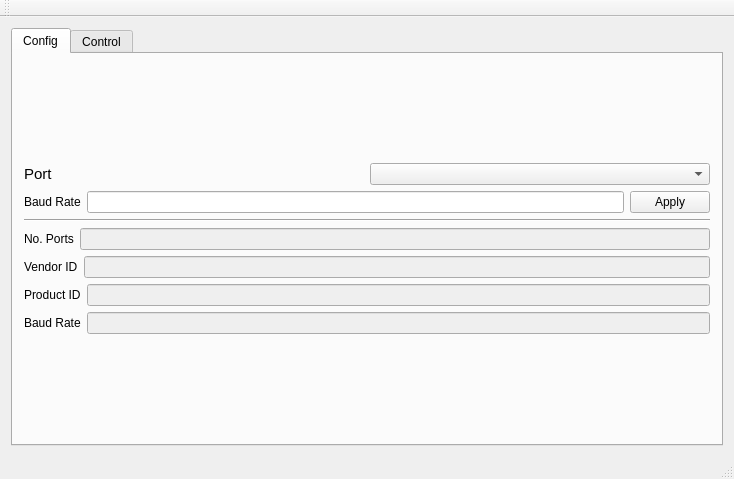
<?xml version="1.0" encoding="UTF-8"?>
<ui version="4.0">
 <class>MainWindow</class>
 <widget class="QMainWindow" name="MainWindow">
  <property name="geometry">
   <rect>
    <x>0</x>
    <y>0</y>
    <width>734</width>
    <height>479</height>
   </rect>
  </property>
  <property name="windowTitle">
   <string>MainWindow</string>
  </property>
  <widget class="QWidget" name="centralWidget">
   <layout class="QHBoxLayout" name="horizontalLayout_29">
    <item>
     <widget class="QTabWidget" name="tabWidget">
      <property name="currentIndex">
       <number>0</number>
      </property>
      <widget class="QWidget" name="tab_7">
       <attribute name="title">
        <string>Config</string>
       </attribute>
       <layout class="QVBoxLayout" name="verticalLayout_9">
        <item>
         <layout class="QVBoxLayout" name="verticalLayout_10">
          <item>
           <layout class="QHBoxLayout" name="horizontalLayout_21">
            <item>
             <widget class="QLabel" name="label_23">
              <property name="font">
               <font>
                <pointsize>11</pointsize>
               </font>
              </property>
              <property name="text">
               <string>Port</string>
              </property>
             </widget>
            </item>
            <item>
             <widget class="QComboBox" name="comboBox1"/>
            </item>
           </layout>
          </item>
          <item>
           <layout class="QHBoxLayout" name="horizontalLayout_22">
            <item>
             <widget class="QLabel" name="label_24">
              <property name="text">
               <string>Baud Rate</string>
              </property>
             </widget>
            </item>
            <item>
             <widget class="QLineEdit" name="lineEdit3"/>
            </item>
            <item>
             <widget class="QPushButton" name="pushButton_7">
              <property name="text">
               <string>Apply</string>
              </property>
             </widget>
            </item>
           </layout>
          </item>
          <item>
           <widget class="Line" name="line_7">
            <property name="orientation">
             <enum>Qt::Horizontal</enum>
            </property>
           </widget>
          </item>
          <item>
           <layout class="QHBoxLayout" name="horizontalLayout_23">
            <item>
             <widget class="QLabel" name="label_25">
              <property name="text">
               <string>No. Ports</string>
              </property>
             </widget>
            </item>
            <item>
             <widget class="QLineEdit" name="lineEdit1">
              <property name="enabled">
               <bool>false</bool>
              </property>
              <property name="autoFillBackground">
               <bool>false</bool>
              </property>
              <property name="frame">
               <bool>true</bool>
              </property>
              <property name="readOnly">
               <bool>false</bool>
              </property>
              <property name="clearButtonEnabled">
               <bool>false</bool>
              </property>
             </widget>
            </item>
           </layout>
          </item>
          <item>
           <layout class="QHBoxLayout" name="horizontalLayout_24">
            <item>
             <widget class="QLabel" name="label_26">
              <property name="text">
               <string>Vendor ID</string>
              </property>
             </widget>
            </item>
            <item>
             <widget class="QLineEdit" name="lineEdit2">
              <property name="enabled">
               <bool>false</bool>
              </property>
              <property name="autoFillBackground">
               <bool>false</bool>
              </property>
              <property name="frame">
               <bool>true</bool>
              </property>
              <property name="readOnly">
               <bool>false</bool>
              </property>
              <property name="clearButtonEnabled">
               <bool>false</bool>
              </property>
             </widget>
            </item>
           </layout>
          </item>
          <item>
           <layout class="QHBoxLayout" name="horizontalLayout_25">
            <item>
             <widget class="QLabel" name="label_27">
              <property name="text">
               <string>Product ID</string>
              </property>
             </widget>
            </item>
            <item>
             <widget class="QLineEdit" name="lineEdit5">
              <property name="enabled">
               <bool>false</bool>
              </property>
              <property name="autoFillBackground">
               <bool>false</bool>
              </property>
              <property name="frame">
               <bool>true</bool>
              </property>
              <property name="readOnly">
               <bool>false</bool>
              </property>
              <property name="clearButtonEnabled">
               <bool>false</bool>
              </property>
             </widget>
            </item>
           </layout>
          </item>
          <item>
           <layout class="QHBoxLayout" name="horizontalLayout_26">
            <item>
             <widget class="QLabel" name="label_28">
              <property name="text">
               <string>Baud Rate</string>
              </property>
             </widget>
            </item>
            <item>
             <widget class="QLineEdit" name="lineEdit4">
              <property name="enabled">
               <bool>false</bool>
              </property>
              <property name="autoFillBackground">
               <bool>false</bool>
              </property>
              <property name="frame">
               <bool>true</bool>
              </property>
              <property name="readOnly">
               <bool>false</bool>
              </property>
              <property name="clearButtonEnabled">
               <bool>false</bool>
              </property>
             </widget>
            </item>
           </layout>
          </item>
         </layout>
        </item>
       </layout>
      </widget>
      <widget class="QWidget" name="tab_8">
       <attribute name="title">
        <string>Control</string>
       </attribute>
       <layout class="QVBoxLayout" name="verticalLayout_3">
        <item>
         <widget class="Line" name="line_8">
          <property name="orientation">
           <enum>Qt::Vertical</enum>
          </property>
         </widget>
        </item>
        <item>
         <layout class="QHBoxLayout" name="horizontalLayout_3">
          <item>
           <layout class="QVBoxLayout" name="verticalLayout_2">
            <item>
             <widget class="QLabel" name="label">
              <property name="text">
               <string>TextLabel</string>
              </property>
             </widget>
            </item>
            <item>
             <widget class="QLCDNumber" name="lcdNumber_3"/>
            </item>
            <item>
             <widget class="QLabel" name="label_2">
              <property name="text">
               <string>Tiempo de muestreo (ms)</string>
              </property>
             </widget>
            </item>
            <item>
             <widget class="QLCDNumber" name="lcdNumber_2"/>
            </item>
            <item>
             <layout class="QHBoxLayout" name="horizontalLayout_2">
              <item>
               <widget class="QSlider" name="verticalSlider">
                <property name="maximum">
                 <number>10</number>
                </property>
                <property name="orientation">
                 <enum>Qt::Vertical</enum>
                </property>
               </widget>
              </item>
              <item>
               <widget class="QGroupBox" name="groupBox">
                <property name="title">
                 <string>PWM</string>
                </property>
                <layout class="QVBoxLayout" name="verticalLayout">
                 <item>
                  <widget class="QLCDNumber" name="lcdNumber_4"/>
                 </item>
                 <item>
                  <widget class="QDial" name="dial">
                   <property name="maximum">
                    <number>254</number>
                   </property>
                   <property name="sliderPosition">
                    <number>30</number>
                   </property>
                  </widget>
                 </item>
                </layout>
               </widget>
              </item>
             </layout>
            </item>
           </layout>
          </item>
          <item>
           <widget class="QCustomPlot" name="Grafica" native="true"/>
          </item>
         </layout>
        </item>
        <item>
         <layout class="QHBoxLayout" name="horizontalLayout">
          <item>
           <widget class="QPushButton" name="pushButton_9">
            <property name="text">
             <string>Terminar comunicacion</string>
            </property>
           </widget>
          </item>
          <item>
           <widget class="QProgressBar" name="progressBar">
            <property name="maximum">
             <number>1024</number>
            </property>
            <property name="value">
             <number>24</number>
            </property>
           </widget>
          </item>
          <item>
           <widget class="QLabel" name="label_29">
            <property name="text">
             <string>ADC:</string>
            </property>
           </widget>
          </item>
          <item>
           <widget class="QLabel" name="label_30">
            <property name="text">
             <string>2</string>
            </property>
           </widget>
          </item>
          <item>
           <widget class="QLCDNumber" name="lcdNumber"/>
          </item>
         </layout>
        </item>
       </layout>
      </widget>
     </widget>
    </item>
   </layout>
  </widget>
  <widget class="QMenuBar" name="menuBar">
   <property name="geometry">
    <rect>
     <x>0</x>
     <y>0</y>
     <width>734</width>
     <height>20</height>
    </rect>
   </property>
  </widget>
  <widget class="QToolBar" name="mainToolBar">
   <attribute name="toolBarArea">
    <enum>TopToolBarArea</enum>
   </attribute>
   <attribute name="toolBarBreak">
    <bool>false</bool>
   </attribute>
  </widget>
  <widget class="QStatusBar" name="statusBar"/>
 </widget>
 <layoutdefault spacing="6" margin="11"/>
 <customwidgets>
  <customwidget>
   <class>QCustomPlot</class>
   <extends>QWidget</extends>
   <header>../../qcustomplot.h</header>
   <container>1</container>
  </customwidget>
 </customwidgets>
 <resources/>
 <connections>
  <connection>
   <sender>dial</sender>
   <signal>sliderMoved(int)</signal>
   <receiver>lcdNumber_4</receiver>
   <slot>display(int)</slot>
   <hints>
    <hint type="sourcelabel">
     <x>128</x>
     <y>288</y>
    </hint>
    <hint type="destinationlabel">
     <x>130</x>
     <y>261</y>
    </hint>
   </hints>
  </connection>
 </connections>
</ui>
